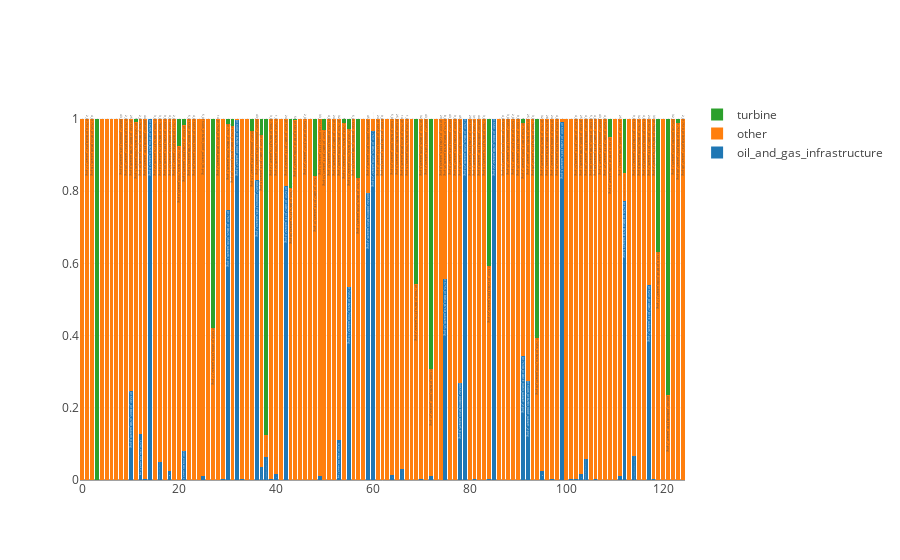

This figure's notebook cell:
### Markdown cell above
### Analysing Actual "other"

### Code cell
utils.kari_plot(preds[125:250], short_validation_filenames[125:250])
